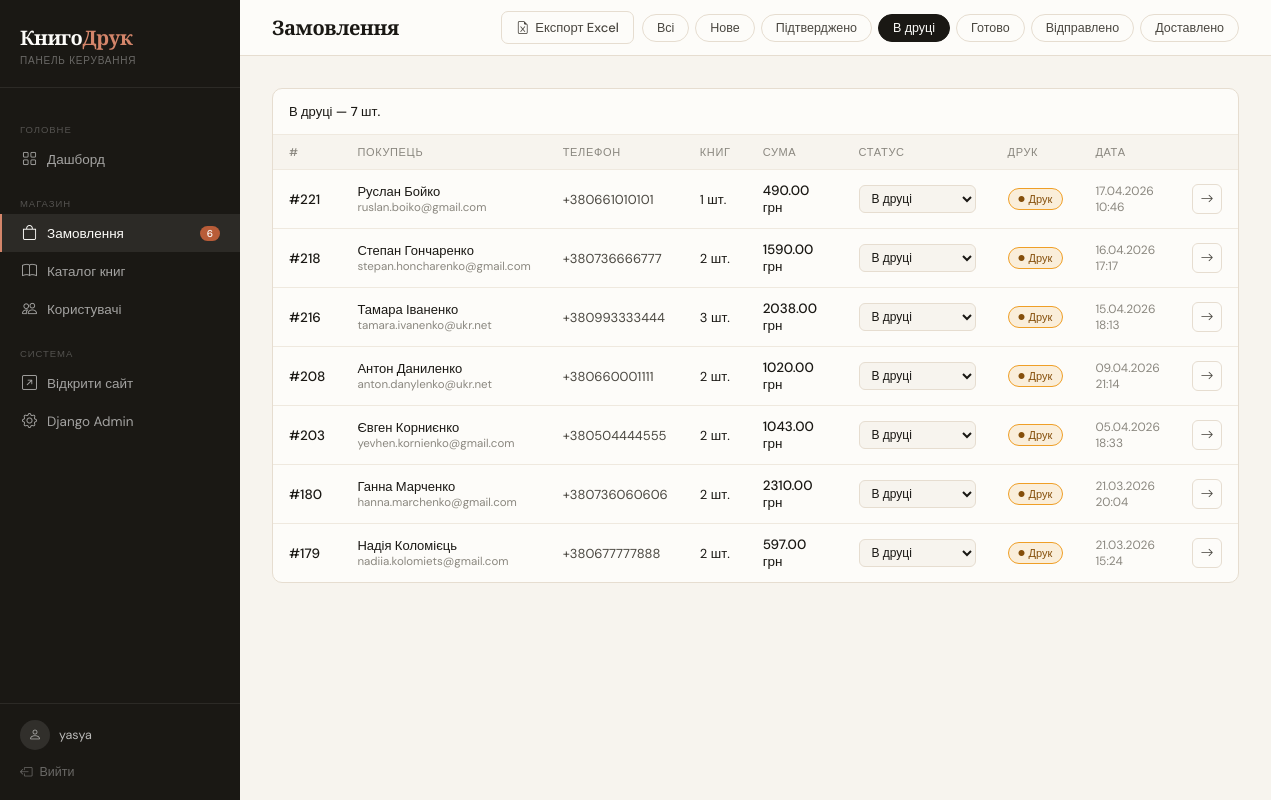
The app's page /admin-panel/orders/?status=printing (signed in) with its own data.
### catalog/models.py (models this page shows, shortened)
class Order(models.Model):
    STATUS_CHOICES = [
        ('new', 'Нове'),
        ('confirmed', 'Підтверджено'),
        ('printing', 'В друці'),
        ('ready', 'Готово'),
        ('shipped', 'Відправлено'),
        ('delivered', 'Доставлено'),
    ]
    user = models.ForeignKey(
        'auth.User', on_delete=models.CASCADE,
        related_name='orders',
        verbose_name='Користувач'
    )
    status = models.CharField(
        max_length=20, choices=STATUS_CHOICES,
        default='new', verbose_name='Статус'
    )
    created_at = models.DateTimeField(auto_now_add=True, verbose_name='Дата створення')
    updated_at = models.DateTimeField(auto_now=True, verbose_name='Дата оновлення')
    comment = models.TextField(blank=True, verbose_name='Коментар')
    class Meta:
        verbose_name = 'Замовлення'
        verbose_name_plural = 'Замовлення'
        ordering = ['-created_at']
    def get_total_price(self):
        return sum(item.get_total_price() for item in self.items.all())

class Profile(models.Model):
    user = models.OneToOneField(User, on_delete=models.CASCADE, related_name='profile')
    phone = models.CharField(max_length=20, blank=True, verbose_name='Телефон')
    address = models.TextField(blank=True, verbose_name='Адреса доставки')
    class Meta:
        verbose_name = 'Профіль'
        verbose_name_plural = 'Профілі'

class OrderItem(models.Model):
    order = models.ForeignKey(
        Order, on_delete=models.CASCADE,
        related_name='items',
        verbose_name='Замовлення'
    )
    book = models.ForeignKey(
        Book, on_delete=models.CASCADE,
        verbose_name='Книга'
    )
    quantity = models.PositiveIntegerField(default=1, verbose_name='Кількість')
    price = models.DecimalField(max_digits=8, decimal_places=2, verbose_name='Ціна на момент замовлення')
    class Meta:
        verbose_name = 'Позиція замовлення'
        verbose_name_plural = 'Позиції замовлення'
    def get_total_price(self):
        return self.price * self.quantity

class PrintJob(models.Model):
    STATUS_CHOICES = [
        ('pending',   'Очікує'),
        ('prepress',  'Додрукарська підготовка'),
        ('printing',  'Друк'),
        ('postpress', 'Післядрукарська обробка'),
        ('done',      'Виконано'),
    ]
    PRINT_METHOD_CHOICES = [
        ('offset',  'Офсетний друк'),
        ('digital', 'Цифровий друк'),
        ('risograph', 'Ризографія'),
    ]
    BINDING_CHOICES = [
        ('perfect', 'Клейове скріплення (КБС)'),
        ('thread',  'Ниткове зшивання'),
        ('staple',  'Скобка (брошурування)'),
        ('hardcover', 'Тверда палітурка'),
    ]
    PAPER_CHOICES = [
        ('offset_80',  'Офсетний 80 г/м²'),
        ('offset_120', 'Офсетний 120 г/м²'),
        ('coated_130', 'Крейдований 130 г/м²'),
        ('coated_170', 'Крейдований 170 г/м²'),
    ]
    order = models.OneToOneField(
        Order, on_delete=models.CASCADE,
        related_name='print_job',
        verbose_name='Замовлення'
    )
    status = models.CharField(
        max_length=20, choices=STATUS_CHOICES,
        default='pending', verbose_name='Статус виробництва'
    )
    format = models.CharField(
        max_length=20, blank=True, verbose_name='Формат видання',
        help_text='Наприклад: 60×84/16, 70×100/16'
    )
    circulation = models.PositiveIntegerField(
        null=True, blank=True, verbose_name='Тираж (прим.)'
    )
    print_method = models.CharField(
        max_length=20, choices=PRINT_METHOD_CHOICES,
        blank=True, verbose_name='Спосіб друку'
    )
    paper_type = models.CharField(
        max_length=20, choices=PAPER_CHOICES,
        blank=True, verbose_name='Тип паперу'
    )
    binding_type = models.CharField(
        max_length=20, choices=BINDING_CHOICES,
        blank=True, verbose_name='Тип скріплення'
    )
    notes = models.TextField(blank=True, verbose_name='Виробничі примітки')
    started_at = models.DateTimeField(null=True, blank=True, verbose_name='Початок виробництва')
    finished_at = models.DateTimeField(null=True, blank=True, verbose_name='Завершення виробництва')
    class Meta:
        verbose_name = 'Виробниче завдання'
        verbose_name_plural = 'Виробничі завдання'

### catalog/views.py (the view)
# urls.py: path('admin-panel/orders/', views.admin_orders, name='admin_orders'),
@staff_member_required(login_url='login')
def admin_orders(request):
    orders = Order.objects.select_related('user').prefetch_related('items').order_by('-created_at')
    status_filter = request.GET.get('status', '')
    if status_filter:
        orders = orders.filter(status=status_filter)
    context = {
        'orders': orders,
        'status_filter': status_filter,
        'status_choices': Order.STATUS_CHOICES,
    }
    return render(request, 'catalog/admin/orders.html', context)

### catalog/context_processors.py (called while the page is built)
def admin_stats(request):
    if request.user.is_authenticated and request.user.is_staff:
        return {'orders_new_count': Order.objects.filter(status='new').count()}
    return {}

### templates/catalog/admin/orders.html (shortened to what this page needs)
{% extends 'catalog/admin/base_admin.html' %}
{% block topbar_title %}Замовлення{% endblock %}
{% block topbar_actions %}
    <a href="{% url 'admin_export_orders' %}{% if status_filter %}?status={{ status_filter }}{% endif %}"
       class="topbar-btn topbar-btn-outline">
        <i class="bi bi-file-earmark-excel"></i> Експорт Excel
    </a>
<div class="filter-row">
    <a href="{% url 'admin_orders' %}" class="filter-pill {% if not status_filter %}active{% endif %}">Всі</a>
    {% for value, label in status_choices %}
    <a href="{% url 'admin_orders' %}?status={{ value }}"
       class="filter-pill {% if status_filter == value %}active{% endif %}">
        {{ label }}
    </a>
    {% endfor %}
</div>
{% endblock %}
{% block content %}
<div class="table-wrap">
    <div class="table-header">
        <span class="table-title">
            {% if status_filter %}
                {% for value, label in status_choices %}{% if value == status_filter %}{{ label }}{% endif %}{% endfor %}
            {% else %}
                Всі замовлення
            {% endif %}
            — {{ orders|length }} шт.
        </span>
    </div>
    <table>
        <thead>
            <tr>
                <th>#</th>
                <th>Покупець</th>
                <th>Телефон</th>
                <th>Книг</th>
                <th>Сума</th>
                <th>Статус</th>
                <th>Друк</th>
                <th>Дата</th>
                <th></th>
            </tr>
        </thead>
        <tbody>
            {% for order in orders %}
            <tr>
                <td>
                    <a href="{% url 'admin_order_detail' order.pk %}" class="table-link">
                        #{{ order.pk }}
                    </a>
                </td>
                <td>
                    <div style="font-weight: 500; font-size: 13px;">
                        {{ order.user.get_full_name|default:order.user.username }}
                    </div>
                    <div style="font-size: 11.5px; color: var(--ink-3);">
                        {{ order.user.email }}
                    </div>
                </td>
                <td style="font-size: 13px; color: var(--ink-2);">
                    {{ order.user.profile.phone|default:'—' }}
                </td>
                <td style="font-size: 13px;">{{ order.items.count }} шт.</td>
                <td style="font-weight: 500;">{{ order.get_total_price }} грн</td>
                <td>
                    <form method="post" action="{% url 'admin_order_status' order.pk %}">
                        <select name="status" onchange="this.form.submit()"
                                style="font-family: 'DM Sans', sans-serif; font-size: 12px; padding: 4px 8px; border-radius: 6px; border: 1px solid var(--cream-3); background: var(--cream); color: var(--ink); outline: none; cursor: pointer;">
                            {% for value, label in status_choices %}
                            <option value="{{ value }}" {% if order.status == value %}selected{% endif %}>
                                {{ label }}
                            </option>
                            {% endfor %}
                        </select>
                    </form>
                </td>
                <td>
                    {% if order.print_job %}
                        <span class="status-badge pj-{{ order.print_job.status }}">
                            <i class="bi bi-circle-fill"></i>
                            {{ order.print_job.get_status_display }}
                        </span>
                    {% else %}
                        <span style="font-size: 12px; color: var(--ink-3);">—</span>
                    {% endif %}
                </td>
                <td style="font-size: 12px; color: var(--ink-3); white-space: nowrap;">
                    {{ order.created_at|date:"d.m.Y" }}<br>
                    {{ order.created_at|date:"H:i" }}
                </td>
                <td>
                    <a href="{% url 'admin_order_detail' order.pk %}" class="btn-icon" title="Деталі">
                        <i class="bi bi-arrow-right"></i>
                    </a>
                </td>
            </tr>
            {% endfor %}
        </tbody>
    </table>
</div>
{% endblock %}

### templates/catalog/admin/base_admin.html (shortened to what this page needs)
<!DOCTYPE html>
<html lang="uk">
<head>
    <link href="https://cdn.jsdelivr.net/npm/bootstrap-icons@1.10.5/font/bootstrap-icons.css" rel="stylesheet">
</head>
<body>
<aside class="sidebar">
    <div class="sidebar-brand">
        <a href="{% url 'admin_dashboard' %}" class="sidebar-brand-name">Книго<span>Друк</span></a>
        <div class="sidebar-brand-sub">Панель керування</div>
    </div>
    <nav class="sidebar-nav">
        <div class="sidebar-section">Головне</div>
        <a href="{% url 'admin_dashboard' %}"
           class="sidebar-link {% if request.resolver_match.url_name == 'admin_dashboard' %}active{% endif %}">
            <i class="bi bi-grid"></i> Дашборд
        </a>
        <div class="sidebar-section">Магазин</div>
        <a href="{% url 'admin_orders' %}"
           class="sidebar-link {% if 'admin_order' in request.resolver_match.url_name %}active{% endif %}">
            <i class="bi bi-bag"></i> Замовлення
            {% if orders_new_count %}
                <span class="sidebar-badge">{{ orders_new_count }}</span>
            {% endif %}
        </a>
        <a href="{% url 'admin_books' %}"
           class="sidebar-link {% if 'admin_book' in request.resolver_match.url_name %}active{% endif %}">
            <i class="bi bi-book"></i> Каталог книг
        </a>
        <a href="{% url 'admin_users' %}"
           class="sidebar-link {% if request.resolver_match.url_name == 'admin_users' %}active{% endif %}">
            <i class="bi bi-people"></i> Користувачі
        </a>
        <div class="sidebar-section">Система</div>
        <a href="{% url 'catalog' %}" class="sidebar-link" target="_blank">
            <i class="bi bi-arrow-up-right-square"></i> Відкрити сайт
        </a>
        <a href="/admin/" class="sidebar-link" target="_blank">
            <i class="bi bi-gear"></i> Django Admin
        </a>
    </nav>
    <div class="sidebar-footer">
        <div class="sidebar-user">
            <div class="sidebar-avatar"><i class="bi bi-person"></i></div>
            <span class="sidebar-username">{{ request.user.username }}</span>
        </div>
        <form method="post" action="{% url 'logout' %}">
            <button type="submit" class="sidebar-exit">
                <i class="bi bi-box-arrow-left"></i> Вийти
            </button>
        </form>
    </div>
</aside>
<div class="main">
    <div class="topbar">
        <span class="topbar-title">{% block topbar_title %}{% endblock %}</span>
        <div class="topbar-actions">{% block topbar_actions %}{% endblock %}</div>
    </div>
    <div class="content">
        {% block content %}{% endblock %}
    </div>
</div>
</body>
</html>

### records on screen
Order: pk "221", user.get_full_name "Руслан Бойко", user.email "ruslan.boiko@gmail.com", user.profile.phone "+380661010101", items.count "1", get_total_price "490.00", status "В друці", print_job.status "Друк", created_at "17.04.2026", created_at "10:46"
Order: pk "218", user.get_full_name "Степан Гончаренко", user.email "stepan.honcharenko@gmail.com", user.profile.phone "+380736666777", items.count "2", get_total_price "1590.00", status "В друці", print_job.status "Друк", created_at "16.04.2026", created_at "17:17"
Order: pk "216", user.get_full_name "Тамара Іваненко", user.email "tamara.ivanenko@ukr.net", user.profile.phone "+380993333444", items.count "3", get_total_price "2038.00", status "В друці", print_job.status "Друк", created_at "15.04.2026", created_at "18:13"
Order: pk "208", user.get_full_name "Антон Даниленко", user.email "anton.danylenko@ukr.net", user.profile.phone "+380660001111", items.count "2", get_total_price "1020.00", status "В друці", print_job.status "Друк", created_at "09.04.2026", created_at "21:14"
Order: pk "203", user.get_full_name "Євген Корниєнко", user.email "yevhen.kornienko@gmail.com", user.profile.phone "+380504444555", items.count "2", get_total_price "1043.00", status "В друці", print_job.status "Друк", created_at "05.04.2026", created_at "18:33"
Order: pk "180", user.get_full_name "Ганна Марченко", user.email "hanna.marchenko@gmail.com", user.profile.phone "+380736060606", items.count "2", get_total_price "2310.00", status "В друці", print_job.status "Друк", created_at "21.03.2026", created_at "20:04"
Order: pk "179", user.get_full_name "Надія Коломієць", user.email "nadiia.kolomiets@gmail.com", user.profile.phone "+380677777888", items.count "2", get_total_price "597.00", status "В друці", print_job.status "Друк", created_at "21.03.2026", created_at "15:24"

### other values on screen
{{ orders_new_count }} "6"
{{ request.user.username }} "yasya"
{{ label }} "Нове" "Підтверджено" "В друці" "Готово" "Відправлено" "Доставлено"
{{ label }} "В друці"
{{ orders|length }} "7"
